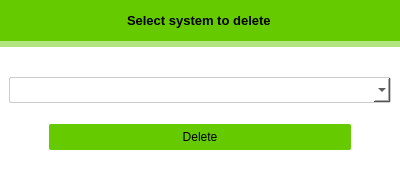
<?xml version="1.0" encoding="UTF-8"?>
<ui version="4.0">
 <class>Dialog</class>
 <widget class="QDialog" name="Dialog">
  <property name="geometry">
   <rect>
    <x>0</x>
    <y>0</y>
    <width>400</width>
    <height>182</height>
   </rect>
  </property>
  <property name="windowTitle">
   <string>Dialog</string>
  </property>
  <property name="styleSheet">
   <string notr="true">QWidget{
background-color: #b2e580;
}</string>
  </property>
  <layout class="QGridLayout" name="gridLayout" rowstretch="0,1">
   <property name="leftMargin">
    <number>0</number>
   </property>
   <property name="topMargin">
    <number>0</number>
   </property>
   <property name="rightMargin">
    <number>0</number>
   </property>
   <property name="bottomMargin">
    <number>0</number>
   </property>
   <item row="0" column="0">
    <widget class="QWidget" name="widget" native="true">
     <property name="styleSheet">
      <string notr="true">QWidget{

	background-color: #65ca00;
padding:4px;
}</string>
     </property>
     <layout class="QVBoxLayout" name="verticalLayout_2">
      <property name="leftMargin">
       <number>9</number>
      </property>
      <item alignment="Qt::AlignHCenter">
       <widget class="QLabel" name="label">
        <property name="font">
         <font>
          <pointsize>10</pointsize>
          <weight>75</weight>
          <bold>true</bold>
         </font>
        </property>
        <property name="text">
         <string>Select system to delete</string>
        </property>
       </widget>
      </item>
     </layout>
    </widget>
   </item>
   <item row="1" column="0">
    <widget class="QWidget" name="widget_2" native="true">
     <property name="cursor">
      <cursorShape>PointingHandCursor</cursorShape>
     </property>
     <property name="styleSheet">
      <string notr="true">QWidget{
background-color: rgb(255, 255, 255);
}

QComboBox{
border:1px solid #ccc;
padding:4px;
border-radius: 2px;


}
QComboBox:focus{

 border: 1px solid #65ca00;
            background-color: #fff;

}
QPushButton{

border:none;
background-color:#65ca00;
color:#000;
border-radius:2px;
padding:6px;


}
QPushButton:hover{
background-color:#fff;
border:1px solid #65ca00;



}</string>
     </property>
     <layout class="QVBoxLayout" name="verticalLayout">
      <property name="spacing">
       <number>0</number>
      </property>
      <item>
       <widget class="QComboBox" name="system_combo"/>
      </item>
      <item>
       <layout class="QHBoxLayout" name="horizontalLayout" stretch="0,2,0">
        <property name="spacing">
         <number>2</number>
        </property>
        <item>
         <spacer name="horizontalSpacer_2">
          <property name="orientation">
           <enum>Qt::Horizontal</enum>
          </property>
          <property name="sizeHint" stdset="0">
           <size>
            <width>40</width>
            <height>20</height>
           </size>
          </property>
         </spacer>
        </item>
        <item>
         <widget class="QPushButton" name="system_del_btn">
          <property name="cursor">
           <cursorShape>PointingHandCursor</cursorShape>
          </property>
          <property name="text">
           <string>Delete</string>
          </property>
         </widget>
        </item>
        <item>
         <spacer name="horizontalSpacer">
          <property name="orientation">
           <enum>Qt::Horizontal</enum>
          </property>
          <property name="sizeHint" stdset="0">
           <size>
            <width>40</width>
            <height>20</height>
           </size>
          </property>
         </spacer>
        </item>
       </layout>
      </item>
     </layout>
    </widget>
   </item>
  </layout>
 </widget>
 <resources/>
 <connections/>
</ui>
